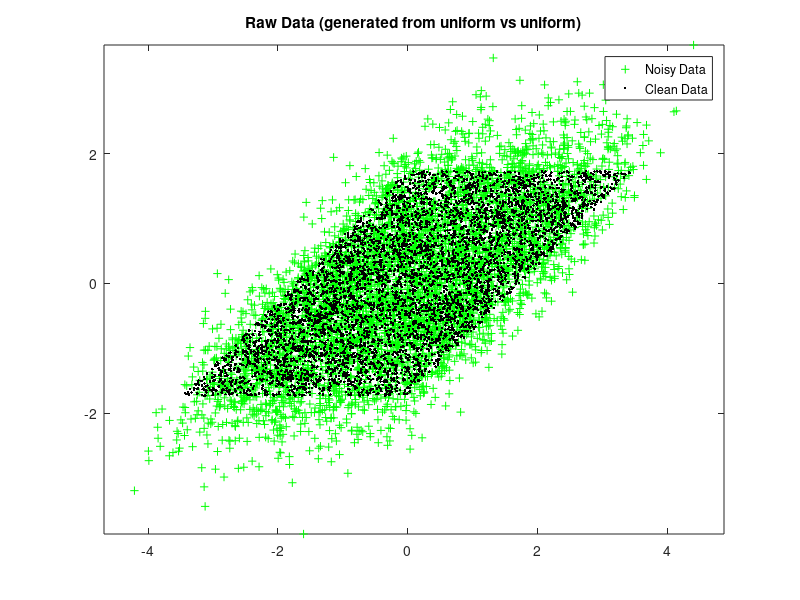

This chart was generated by the following MATLAB code: (Note: this script raises an error after producing the figure.)
function demo_quasiorth()
%   function QuasiOrthDemo()
%   Applies both the standard whitening algorithm and the
%   quasi-orthogonalization algorithm to noisy data.  Displays both the
%   clean and noisy versions of the data after applying the discovered
%   preprocessing matrix to all data.
%
%   In practice, the user would only have access to the noisy data.  However,
%   the noiseless data gives a better picture of what is happening.

    % Toggle to 1 in order to repeat the previous run.  Note that this saves to the
    % same file as used by the other demo script.
    UsePriorRun = 0;

    if UsePriorRun
        load('vars')
        rng(status);
    else
        status = rng;
        rng(status);
    end
    save('vars')
        

    samples = 5000
    NoiseMagnitude = 0.5
    Sigma = [1 1
            1 2] / 2.6180;
    

    S = (rand(2, samples) - .5)*2*sqrt(3);
    A = [1 1
        0 1];
    X = A*S;
    X2 = X + mvnrnd(zeros(2, samples)', NoiseMagnitude*Sigma)';

    figure(1);
    plot(X2(1, :), X2(2, :), 'g+',  X(1, :), X(2, :), 'k.');
    title('Raw Data (generated from uniform vs uniform)');
%     axis('square');
    axis('equal');
    legend('Noisy Data', 'Clean Data');

    
    [Y2, W, b] = qwhiten(X2, 'quasi whiten');
    Y = W*(X-repmat(b, 1, size(X, 2)));
    [~,p] = chol(W);
    if (p==0); txt='PSD'; else; txt='Non PSD'; end
    fprintf('W quasi whiten %s \n', txt);

    [Q, R] = qr(W*A);
    figure(2);
    plot(Y2(1, :), Y2(2, :), 'g+', Y(1, :), Y(2, :), 'k.');
    title('Data after applying quasi-whitening approx based on the noisy data.');
%     axis('square');
    axis('equal');
    legend('Noisy Data', 'Clean Data');
    
    
    [Y2, W, b] = qwhiten(X2, 'id quas-orth');
    Y = W*(X-repmat(b, 1, size(X, 2)));
    [~,p] = chol(W);
    if (p==0); txt='PSD'; else; txt='Non PSD'; end
    fprintf('W id quas-orth %s \n', txt);
    [Q, R] = qr(W*A)
    figure(3);
    plot(Y2(1, :), Y2(2, :), 'g+', Y(1, :), Y(2, :), 'k.');
    title('Data after applying quasi-orthogonalization based on the noisy data.');
%     axis('square');
    axis('equal');
    legend('Noisy Data', 'Clean Data');

    [Y2, W, b] = qwhiten(X2, 'whiten');
    [~,p] = chol(W);
    if (p==0); txt='PSD'; else; txt='Non PSD'; end
    fprintf('W standard whiten %s \n', txt);
    [Q, R] = qr(W*A)
    Y = W*(X-repmat(b, 1, size(X, 2)));
    figure(4);
    plot(Y2(1, :), Y2(2, :), 'g+', Y(1,:), Y(2,:), 'k.');
    title('Applied standard whitening based on the noisy data.');
%     axis('square');
    axis('equal')
    legend('Noisy Data', 'Clean Data');
end